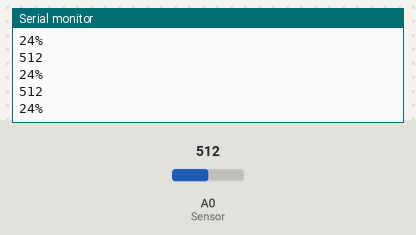
A sketch run on a simulated Arduino Uno, built with avr-gcc and run on an emulated ATmega328P. On the bench: the last lines printed to the serial monitor. The test bench sets the inputs (shaded band); at power-on: A0 (Sensor) = 512.

Above: at 1.2 s.
1.3 s: A0 (Sensor) set to 578
At 1.69 s:
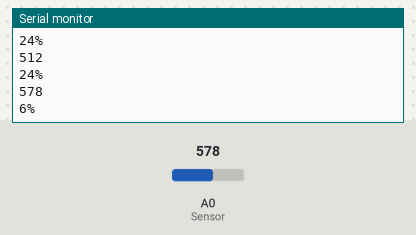
2.8 s: A0 (Sensor) set to 597
At 3.19 s:
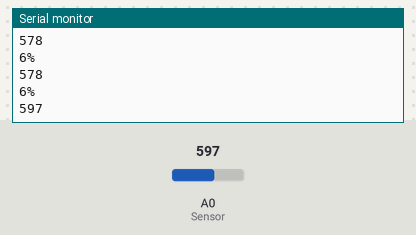
Timing chart, 0 to 5.8 s (numbered marks = the images above; inputs shaded):
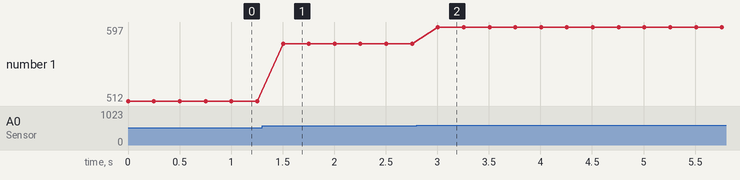

Measured:
- the behaviour switches between 596 and 597 on A0 (Sensor) (found by bisection; images 1 and 2)
- after the input at 1.3 s, the serial monitor: prints a new line after 0.20 s (image 1)
- after the input at 2.8 s, the serial monitor: prints a new line after 0.21 s (image 2)
- plotted number 1: 512 → 578 after the input at 1.3 s, 578 → 597 after the input at 2.8 s

The sketch:

Get_PercentMoister.ino
```cpp
const int AirValue = 600;   //you need to replace this value with Value_1
const int WaterValue = 240;  //you need to replace this value with Value_2
int soilMoistureValue = 0;
int soilmoisturepercent=0;
void setup() {
  Serial.begin(9600); // open serial port, set the baud rate to 9600 bps
}
void loop() {
soilMoistureValue = analogRead(A0);  //put Sensor insert into soil
Serial.println(soilMoistureValue);
soilmoisturepercent = map(soilMoistureValue, AirValue, WaterValue, 0, 100);
if(soilmoisturepercent > 100)
{
  Serial.println("100 %");
}
else if(soilmoisturepercent <0)
{
  Serial.println("0 %");
}
else if(soilmoisturepercent >0 && soilmoisturepercent < 100)
{
  Serial.print(soilmoisturepercent);
  Serial.println("%");

}
  delay(250);
}
```
